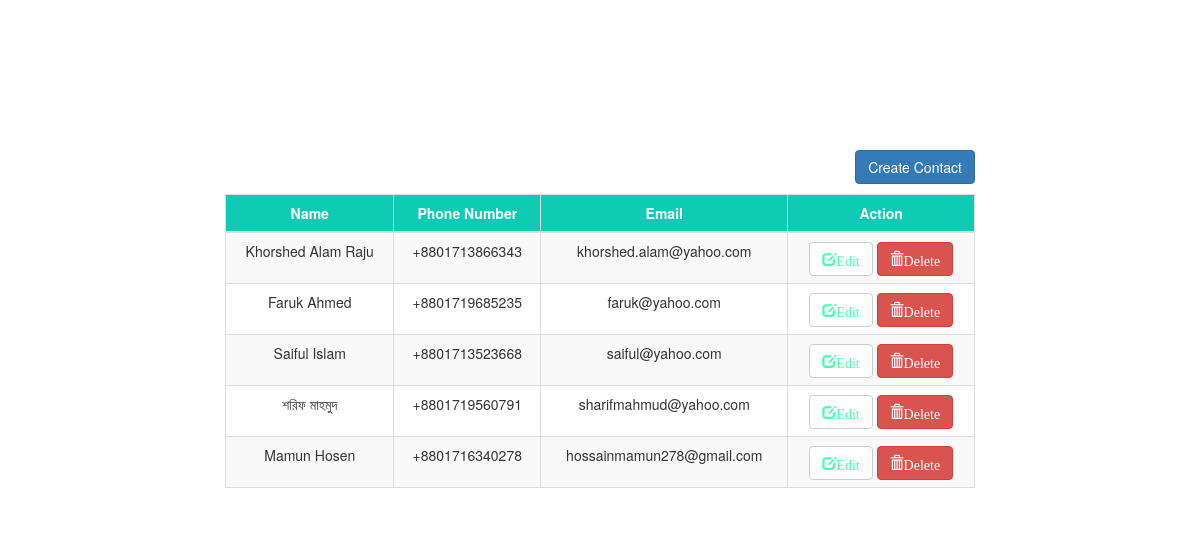
Screenshot of /index.php/phonebook_con with the database file from the repository.
### tables this page shows
CREATE TABLE IF NOT EXISTS `contact` (
  `contact_id` int(11) NOT NULL,
  `contact_name` varchar(30) NOT NULL,
  `contact_number` varchar(16) NOT NULL,
  `contact_email` varchar(40) NOT NULL
);

### application/controllers/phonebook_con.php (called while the page is built, shortened)
<?php
class Phonebook_con extends CI_Controller{
  public function index(){
	$data['contact_details']=$this->phonebook_model->contact_details();
	$data['title']='PhoneBook Home';
	$data['contact_info']='table';
	$this->load->view('contents/homepage',$data);
  }
}
?>

### index.php (called while the page is built, shortened)
<?php
require_once BASEPATH.'core/CodeIgniter.php';

### application/models/phonebook_model.php (called while the page is built, shortened)
<?php
class Phonebook_model extends CI_Model{
	public function contact_details(){
		$this->db->select("*");
		$this->db->from('contact');
		$this->db->order_by("contact_id","desc");
		$query=$this->db->get();
		$results=$query->result();
		return $results;
	}
}
?>

### application/views/contents/table.php (the view)
<a class="btn btn-primary pull-right" href="<?php echo site_url('phonebook_con/create_contact');?>">Create Contact</a>
<table class="table table-bordered table-striped">
	<thead>
		<tr>
			<th>Name</th>
			<th>Phone Number</th>
			<th>Email</th>
			<th>Action</th>
		</tr>
	</thead>
	<tbody>
	<?php
     foreach ($contact_details as $contact) {
	?>
		<tr>
			<td><?php echo $contact->contact_name;?></td>
			<td><?php echo $contact->contact_number;?></td>
			<td><?php echo $contact->contact_email;?></td>
			<td>
			<a href=""><span class="btn btn-default glyphicon glyphicon-edit">Edit</span></a>
			<a href="<?php echo site_url();?>/phonebook_con/contact_delete/?var=<?php echo  $contact->contact_id;?>"><span class="btn btn-danger glyphicon glyphicon-trash">Delete</span></a>
			</td>
		</tr>
	<?php
	}
	?>
	</tbody>
</table>

### application/views/contents/homepage.php (shortened to what this page needs)
<!DOCTYPE html>
<html lang="en">
<head>
	<link rel="stylesheet" type="text/css" href="https://maxcdn.bootstrapcdn.com/bootstrap/3.3.6/css/bootstrap.min.css">
	<link rel="stylesheet" type="text/css" href="<?php echo base_url("public/stylesheet.css");?>">
</head>
<body>
<div class="container">
	<div class="row">
		<div class="col-sm-8 col-sm-offset-2">
			<?php
              if (isset($contact_info)) {
              	$this->load->view('contents/'.$contact_info);
              }
              elseif (isset($create)) {
              	$this->load->view('contents/'.$create);
              }
			?>
		</div>
	</div>
</div>
</body>
</html>

### public/stylesheet.css (style rules this page uses)
.pull-right { margin-top: 150px; margin-bottom: 10px; }
table thead { background-color:#0fcbb4; color: white; }
table thead th { text-align: center; }
table tbody tr td .glyphicon-edit { color:#49feaf; }
table tbody td { text-align: center; }

### rows the page displays
contact: contact_name "Khorshed Alam Raju", contact_number "+8801713866343", contact_email "khorshed.alam@yahoo.com"
contact: contact_name "Faruk Ahmed", contact_number "+8801719685235", contact_email "faruk@yahoo.com"
contact: contact_name "Saiful Islam", contact_number "+8801713523668", contact_email "saiful@yahoo.com"
contact: contact_name "শরিফ মাহমুদ", contact_number "+8801719560791", contact_email "sharifmahmud@yahoo.com"
contact: contact_name "Mamun Hosen", contact_number "+8801716340278", contact_email "hossainmamun278@gmail.com"
